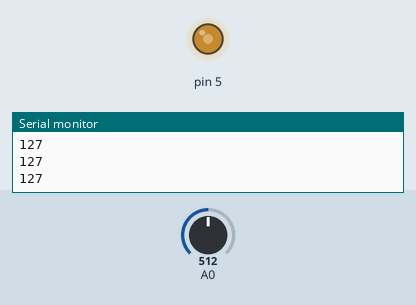
The sketch below on a simulated Arduino Uno, built with avr-gcc and run on an emulated ATmega328P. Shown: output pins drawn as LEDs (lit = HIGH), the last lines printed to the serial monitor. The test bench sets the inputs (shaded band); at power-on: A0 = 512.

Above: at 1.2 s.
1.3 s: A0 set to 716
At 2.3 s:
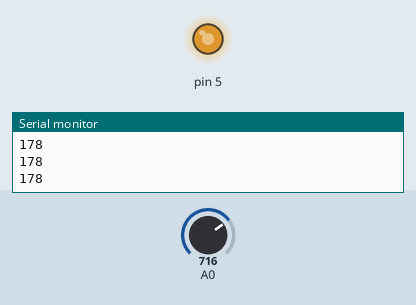
2.8 s: A0 set to 900
At 3.5 s:
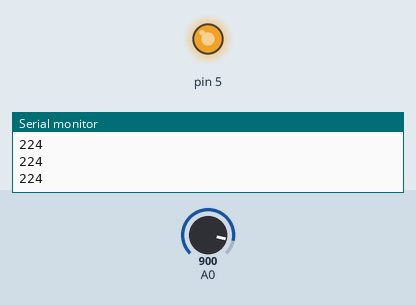
4.3 s: A0 set to 122
At 4.6 s:
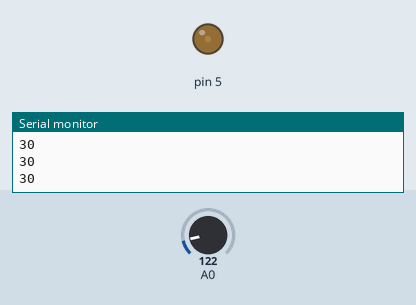
5.8 s: A0 set to 0
At 6.9 s:
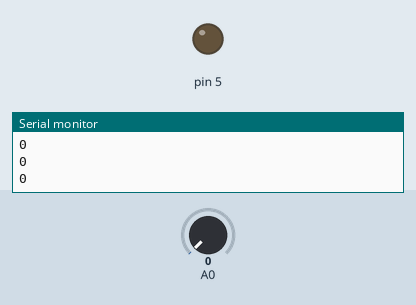
7.3 s: A0 set to 511
At 8.1 s:
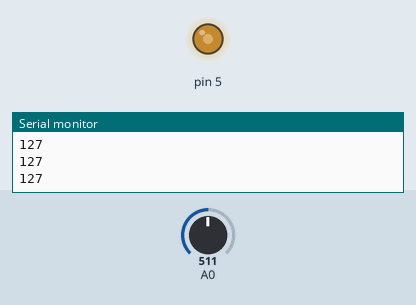
Timing chart, 0 to 9.8 s (numbered marks = the images above; inputs shaded):
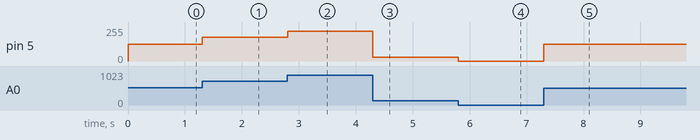

Measured:
- after the input at 1.3 s, pin 5: 127/255 → 178/255 at once
- after the input at 2.8 s, pin 5: 178/255 → 224/255 at once
- after the input at 4.3 s, pin 5: 224/255 → 30/255 at once
- after the input at 5.8 s, pin 5: 30/255 → 0/255 at once
- after the input at 7.3 s, pin 5: 0/255 → 127/255 at once

The sketch:

use_of_the_potentiometer1.ino
```cpp
void setup()
{
  pinMode(A0, INPUT);
  pinMode(5, OUTPUT);
  Serial.begin(9600);

}

void loop()
{
int pot = analogRead(A0);
int pwm = map(pot,0,1023,0,255);
  analogWrite(5,pwm);
  Serial.println(pwm);

}
```
